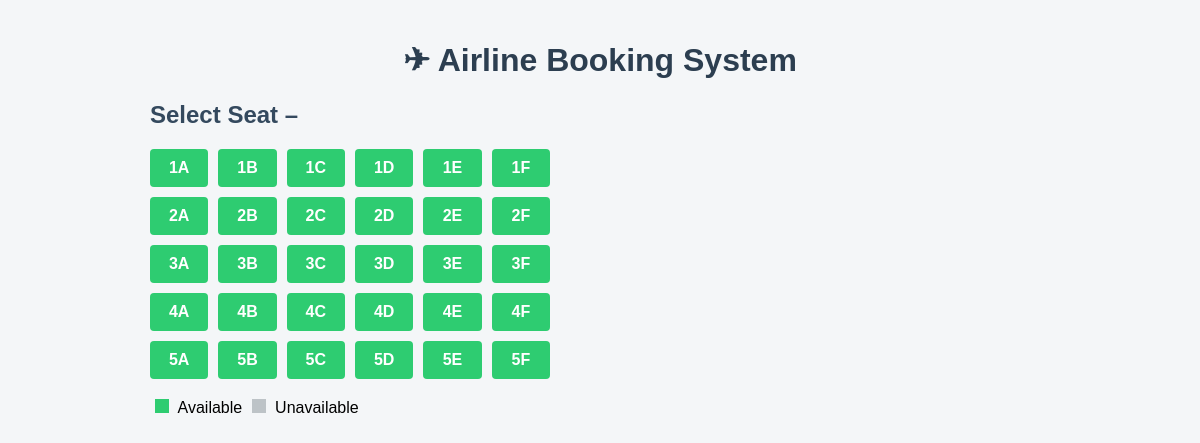
/flight/1/, run on the app's committed database.
### bookings/models.py (models this page shows, shortened)
class Seat(models.Model):
    flight = models.ForeignKey(Flight, on_delete=models.CASCADE)
    seat_number = models.CharField(max_length=5)
    is_available = models.CharField(default=True)

### bookings/views.py (the view)
# urls.py: path('flight/<int:flight_id>/',seat_selection,name='seat_selection'),
def seat_selection(request, flight_id):
    flight = get_object_or_404(Flight, id= flight_id)
    seats = Seat.objects.filter(flight=flight).order_by('seat_number')
    return render(request, 'seat_selection.html',{'flight': flight, 'seats': seats})

### bookings/templates/seat_selection.html (shortened to what this page needs)
{% extends 'base.html' %}
{% block content %}
<!DOCTYPE html>
<html lang="en">
<head>
</head>
<body>
<h2>Select Seat – {{ flight.flight_number }}</h2>
<div class="seat-grid">
{% for seat in seats %}
    {% if seat.is_available %}
        <a class="seat available" href="{% url 'booking_confirmation' seat.id %}">
            {{ seat.seat_number }}
        </a>
    {% else %}
        <span class="seat unavailable">
            {{ seat.seat_number }}
        </span>
    {% endif %}
{% endfor %}
</div>
<p class="legend">
    <span class="available-box"></span> Available
    <span class="unavailable-box"></span> Unavailable
</p>
{% endblock %}

### bookings/templates/base.html (shortened to what this page needs)
{% load static %}
<!DOCTYPE html>
<html>
<head>
    <link rel="stylesheet" href="{% static 'css/style.css' %}">
</head>
<body>
    <div class="container">
        <h1>✈ Airline Booking System</h1>
        {% block content %}{% endblock %}
    </div>
</body>
</html>

### bookings/static/style.css (style rules this page uses)
body { font-family: Arial, sans-serif; background: #f4f6f8; margin: 0; }
.container { max-width: 900px; margin: auto; padding: 20px; }
h1 { text-align: center; color: #2c3e50; }
h2 { color: #34495e; }
.seat-grid { display: grid; grid-template-columns: repeat(6, 1fr); gap: 10px; max-width: 400px; margin-top: 20px; }
.seat { padding: 10px; text-align: center; border-radius: 4px; font-weight: bold; }
.available { background: #2ecc71; color: white; text-decoration: none; }
.legend { margin-top: 20px; }
.available-box, .unavailable-box { display: inline-block; width: 14px; height: 14px; margin: 0 5px; }
.available-box { background: #2ecc71; }
.unavailable-box { background: #bdc3c7; }

### data on the page
Seat: seat_number "1A"
Seat: seat_number "1B"
Seat: seat_number "1C"
Seat: seat_number "1D"
Seat: seat_number "1E"
Seat: seat_number "1F"
Seat: seat_number "2A"
Seat: seat_number "2B"
Seat: seat_number "2C"
Seat: seat_number "2D"
Seat: seat_number "2E"
Seat: seat_number "2F"
Seat: seat_number "3A"
Seat: seat_number "3B"
Seat: seat_number "3C"
Seat: seat_number "3D"
Seat: seat_number "3E"
Seat: seat_number "3F"
Seat: seat_number "4A"
Seat: seat_number "4B"
Seat: seat_number "4C"
Seat: seat_number "4D"
Seat: seat_number "4E"
Seat: seat_number "4F"
Seat: seat_number "5A"
Seat: seat_number "5B"
Seat: seat_number "5C"
Seat: seat_number "5D"
Seat: seat_number "5E"
Seat: seat_number "5F"
